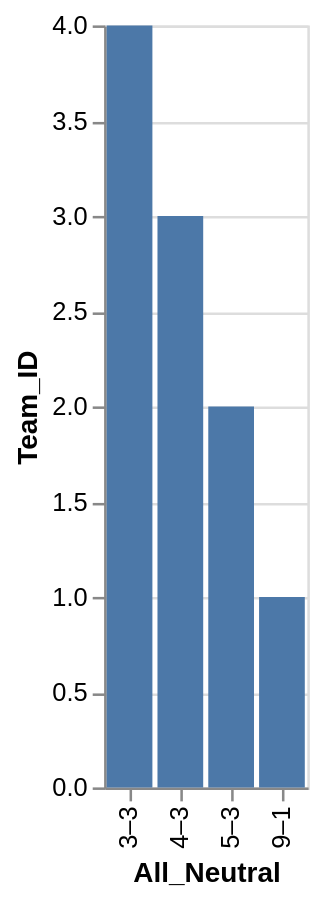

Express this chart as Vega-Lite.
### Vega-Lite specification from a JSON file in a GitHub repository (floating-point values rounded to 4 significant figures)
{"data": {"values": [{"x_data": "3–3", "y_data": 4}, {"x_data": "4–3", "y_data": 3}, {"x_data": "5–3", "y_data": 2}, {"x_data": "9–1", "y_data": 1}]}, "mark": "bar", "encoding": {"x": {"field": "x_data", "type": "nominal", "title": "All_Neutral", "sort": "ascending"}, "y": {"field": "y_data", "type": "quantitative", "title": "Team_ID"}}}
